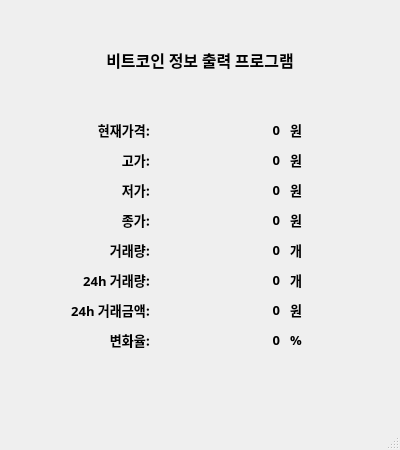
<?xml version="1.0" encoding="UTF-8"?>
<ui version="4.0">
 <class>MainWindow</class>
 <widget class="QMainWindow" name="MainWindow">
  <property name="geometry">
   <rect>
    <x>0</x>
    <y>0</y>
    <width>400</width>
    <height>450</height>
   </rect>
  </property>
  <property name="windowTitle">
   <string>MainWindow</string>
  </property>
  <widget class="QWidget" name="centralwidget">
   <widget class="QLabel" name="label">
    <property name="geometry">
     <rect>
      <x>50</x>
      <y>40</y>
      <width>300</width>
      <height>40</height>
     </rect>
    </property>
    <property name="font">
     <font>
      <family>맑은 고딕 Semilight</family>
      <pointsize>12</pointsize>
      <weight>75</weight>
      <bold>true</bold>
     </font>
    </property>
    <property name="text">
     <string>비트코인 정보 출력 프로그램</string>
    </property>
    <property name="alignment">
     <set>Qt::AlignCenter</set>
    </property>
   </widget>
   <widget class="QLabel" name="label_2">
    <property name="geometry">
     <rect>
      <x>70</x>
      <y>120</y>
      <width>80</width>
      <height>20</height>
     </rect>
    </property>
    <property name="font">
     <font>
      <family>맑은 고딕 Semilight</family>
      <pointsize>10</pointsize>
      <weight>75</weight>
      <bold>true</bold>
     </font>
    </property>
    <property name="text">
     <string>현재가격:</string>
    </property>
    <property name="alignment">
     <set>Qt::AlignRight|Qt::AlignTrailing|Qt::AlignVCenter</set>
    </property>
   </widget>
   <widget class="QLabel" name="trade_price">
    <property name="geometry">
     <rect>
      <x>200</x>
      <y>120</y>
      <width>80</width>
      <height>20</height>
     </rect>
    </property>
    <property name="font">
     <font>
      <family>맑은 고딕 Semilight</family>
      <pointsize>10</pointsize>
      <weight>75</weight>
      <bold>true</bold>
     </font>
    </property>
    <property name="text">
     <string>0</string>
    </property>
    <property name="alignment">
     <set>Qt::AlignRight|Qt::AlignTrailing|Qt::AlignVCenter</set>
    </property>
   </widget>
   <widget class="QLabel" name="label_4">
    <property name="geometry">
     <rect>
      <x>290</x>
      <y>120</y>
      <width>20</width>
      <height>20</height>
     </rect>
    </property>
    <property name="font">
     <font>
      <family>맑은 고딕 Semilight</family>
      <pointsize>10</pointsize>
      <weight>75</weight>
      <bold>true</bold>
     </font>
    </property>
    <property name="text">
     <string>원</string>
    </property>
    <property name="alignment">
     <set>Qt::AlignLeading|Qt::AlignLeft|Qt::AlignVCenter</set>
    </property>
   </widget>
   <widget class="QLabel" name="label_5">
    <property name="geometry">
     <rect>
      <x>70</x>
      <y>150</y>
      <width>80</width>
      <height>20</height>
     </rect>
    </property>
    <property name="font">
     <font>
      <family>맑은 고딕 Semilight</family>
      <pointsize>10</pointsize>
      <weight>75</weight>
      <bold>true</bold>
     </font>
    </property>
    <property name="text">
     <string>고가:</string>
    </property>
    <property name="alignment">
     <set>Qt::AlignRight|Qt::AlignTrailing|Qt::AlignVCenter</set>
    </property>
   </widget>
   <widget class="QLabel" name="label_6">
    <property name="geometry">
     <rect>
      <x>290</x>
      <y>150</y>
      <width>20</width>
      <height>20</height>
     </rect>
    </property>
    <property name="font">
     <font>
      <family>맑은 고딕 Semilight</family>
      <pointsize>10</pointsize>
      <weight>75</weight>
      <bold>true</bold>
     </font>
    </property>
    <property name="text">
     <string>원</string>
    </property>
    <property name="alignment">
     <set>Qt::AlignLeading|Qt::AlignLeft|Qt::AlignVCenter</set>
    </property>
   </widget>
   <widget class="QLabel" name="high_price">
    <property name="geometry">
     <rect>
      <x>200</x>
      <y>150</y>
      <width>80</width>
      <height>20</height>
     </rect>
    </property>
    <property name="font">
     <font>
      <family>맑은 고딕 Semilight</family>
      <pointsize>10</pointsize>
      <weight>75</weight>
      <bold>true</bold>
     </font>
    </property>
    <property name="text">
     <string>0</string>
    </property>
    <property name="alignment">
     <set>Qt::AlignRight|Qt::AlignTrailing|Qt::AlignVCenter</set>
    </property>
   </widget>
   <widget class="QLabel" name="label_8">
    <property name="geometry">
     <rect>
      <x>70</x>
      <y>180</y>
      <width>80</width>
      <height>20</height>
     </rect>
    </property>
    <property name="font">
     <font>
      <family>맑은 고딕 Semilight</family>
      <pointsize>10</pointsize>
      <weight>75</weight>
      <bold>true</bold>
     </font>
    </property>
    <property name="text">
     <string>저가:</string>
    </property>
    <property name="alignment">
     <set>Qt::AlignRight|Qt::AlignTrailing|Qt::AlignVCenter</set>
    </property>
   </widget>
   <widget class="QLabel" name="low_price">
    <property name="geometry">
     <rect>
      <x>200</x>
      <y>180</y>
      <width>80</width>
      <height>20</height>
     </rect>
    </property>
    <property name="font">
     <font>
      <family>맑은 고딕 Semilight</family>
      <pointsize>10</pointsize>
      <weight>75</weight>
      <bold>true</bold>
     </font>
    </property>
    <property name="text">
     <string>0</string>
    </property>
    <property name="alignment">
     <set>Qt::AlignRight|Qt::AlignTrailing|Qt::AlignVCenter</set>
    </property>
   </widget>
   <widget class="QLabel" name="label_10">
    <property name="geometry">
     <rect>
      <x>290</x>
      <y>180</y>
      <width>20</width>
      <height>20</height>
     </rect>
    </property>
    <property name="font">
     <font>
      <family>맑은 고딕 Semilight</family>
      <pointsize>10</pointsize>
      <weight>75</weight>
      <bold>true</bold>
     </font>
    </property>
    <property name="text">
     <string>원</string>
    </property>
    <property name="alignment">
     <set>Qt::AlignLeading|Qt::AlignLeft|Qt::AlignVCenter</set>
    </property>
   </widget>
   <widget class="QLabel" name="closing_price">
    <property name="geometry">
     <rect>
      <x>200</x>
      <y>210</y>
      <width>80</width>
      <height>20</height>
     </rect>
    </property>
    <property name="font">
     <font>
      <family>맑은 고딕 Semilight</family>
      <pointsize>10</pointsize>
      <weight>75</weight>
      <bold>true</bold>
     </font>
    </property>
    <property name="text">
     <string>0</string>
    </property>
    <property name="alignment">
     <set>Qt::AlignRight|Qt::AlignTrailing|Qt::AlignVCenter</set>
    </property>
   </widget>
   <widget class="QLabel" name="label_12">
    <property name="geometry">
     <rect>
      <x>290</x>
      <y>210</y>
      <width>20</width>
      <height>20</height>
     </rect>
    </property>
    <property name="font">
     <font>
      <family>맑은 고딕 Semilight</family>
      <pointsize>10</pointsize>
      <weight>75</weight>
      <bold>true</bold>
     </font>
    </property>
    <property name="text">
     <string>원</string>
    </property>
    <property name="alignment">
     <set>Qt::AlignLeading|Qt::AlignLeft|Qt::AlignVCenter</set>
    </property>
   </widget>
   <widget class="QLabel" name="label_13">
    <property name="geometry">
     <rect>
      <x>70</x>
      <y>210</y>
      <width>80</width>
      <height>20</height>
     </rect>
    </property>
    <property name="font">
     <font>
      <family>맑은 고딕 Semilight</family>
      <pointsize>10</pointsize>
      <weight>75</weight>
      <bold>true</bold>
     </font>
    </property>
    <property name="text">
     <string>종가:</string>
    </property>
    <property name="alignment">
     <set>Qt::AlignRight|Qt::AlignTrailing|Qt::AlignVCenter</set>
    </property>
   </widget>
   <widget class="QLabel" name="trade_volume">
    <property name="geometry">
     <rect>
      <x>200</x>
      <y>240</y>
      <width>80</width>
      <height>20</height>
     </rect>
    </property>
    <property name="font">
     <font>
      <family>맑은 고딕 Semilight</family>
      <pointsize>10</pointsize>
      <weight>75</weight>
      <bold>true</bold>
     </font>
    </property>
    <property name="text">
     <string>0</string>
    </property>
    <property name="alignment">
     <set>Qt::AlignRight|Qt::AlignTrailing|Qt::AlignVCenter</set>
    </property>
   </widget>
   <widget class="QLabel" name="label_15">
    <property name="geometry">
     <rect>
      <x>290</x>
      <y>240</y>
      <width>20</width>
      <height>20</height>
     </rect>
    </property>
    <property name="font">
     <font>
      <family>맑은 고딕 Semilight</family>
      <pointsize>10</pointsize>
      <weight>75</weight>
      <bold>true</bold>
     </font>
    </property>
    <property name="text">
     <string>개</string>
    </property>
    <property name="alignment">
     <set>Qt::AlignLeading|Qt::AlignLeft|Qt::AlignVCenter</set>
    </property>
   </widget>
   <widget class="QLabel" name="label_16">
    <property name="geometry">
     <rect>
      <x>70</x>
      <y>240</y>
      <width>80</width>
      <height>20</height>
     </rect>
    </property>
    <property name="font">
     <font>
      <family>맑은 고딕 Semilight</family>
      <pointsize>10</pointsize>
      <weight>75</weight>
      <bold>true</bold>
     </font>
    </property>
    <property name="text">
     <string>거래량:</string>
    </property>
    <property name="alignment">
     <set>Qt::AlignRight|Qt::AlignTrailing|Qt::AlignVCenter</set>
    </property>
   </widget>
   <widget class="QLabel" name="label_17">
    <property name="geometry">
     <rect>
      <x>70</x>
      <y>270</y>
      <width>80</width>
      <height>20</height>
     </rect>
    </property>
    <property name="font">
     <font>
      <family>맑은 고딕 Semilight</family>
      <pointsize>10</pointsize>
      <weight>75</weight>
      <bold>true</bold>
     </font>
    </property>
    <property name="text">
     <string>24h 거래량:</string>
    </property>
    <property name="alignment">
     <set>Qt::AlignRight|Qt::AlignTrailing|Qt::AlignVCenter</set>
    </property>
   </widget>
   <widget class="QLabel" name="trade_volume_24h">
    <property name="geometry">
     <rect>
      <x>200</x>
      <y>270</y>
      <width>80</width>
      <height>20</height>
     </rect>
    </property>
    <property name="font">
     <font>
      <family>맑은 고딕 Semilight</family>
      <pointsize>10</pointsize>
      <weight>75</weight>
      <bold>true</bold>
     </font>
    </property>
    <property name="text">
     <string>0</string>
    </property>
    <property name="alignment">
     <set>Qt::AlignRight|Qt::AlignTrailing|Qt::AlignVCenter</set>
    </property>
   </widget>
   <widget class="QLabel" name="label_19">
    <property name="geometry">
     <rect>
      <x>290</x>
      <y>270</y>
      <width>20</width>
      <height>20</height>
     </rect>
    </property>
    <property name="font">
     <font>
      <family>맑은 고딕 Semilight</family>
      <pointsize>10</pointsize>
      <weight>75</weight>
      <bold>true</bold>
     </font>
    </property>
    <property name="text">
     <string>개</string>
    </property>
    <property name="alignment">
     <set>Qt::AlignLeading|Qt::AlignLeft|Qt::AlignVCenter</set>
    </property>
   </widget>
   <widget class="QLabel" name="label_20">
    <property name="geometry">
     <rect>
      <x>59</x>
      <y>300</y>
      <width>91</width>
      <height>20</height>
     </rect>
    </property>
    <property name="font">
     <font>
      <family>맑은 고딕 Semilight</family>
      <pointsize>10</pointsize>
      <weight>75</weight>
      <bold>true</bold>
     </font>
    </property>
    <property name="text">
     <string>24h 거래금액:</string>
    </property>
    <property name="alignment">
     <set>Qt::AlignRight|Qt::AlignTrailing|Qt::AlignVCenter</set>
    </property>
   </widget>
   <widget class="QLabel" name="trade_price_24h">
    <property name="geometry">
     <rect>
      <x>200</x>
      <y>300</y>
      <width>80</width>
      <height>20</height>
     </rect>
    </property>
    <property name="font">
     <font>
      <family>맑은 고딕 Semilight</family>
      <pointsize>10</pointsize>
      <weight>75</weight>
      <bold>true</bold>
     </font>
    </property>
    <property name="text">
     <string>0</string>
    </property>
    <property name="alignment">
     <set>Qt::AlignRight|Qt::AlignTrailing|Qt::AlignVCenter</set>
    </property>
   </widget>
   <widget class="QLabel" name="label_22">
    <property name="geometry">
     <rect>
      <x>290</x>
      <y>300</y>
      <width>20</width>
      <height>20</height>
     </rect>
    </property>
    <property name="font">
     <font>
      <family>맑은 고딕 Semilight</family>
      <pointsize>10</pointsize>
      <weight>75</weight>
      <bold>true</bold>
     </font>
    </property>
    <property name="text">
     <string>원</string>
    </property>
    <property name="alignment">
     <set>Qt::AlignLeading|Qt::AlignLeft|Qt::AlignVCenter</set>
    </property>
   </widget>
   <widget class="QLabel" name="label_23">
    <property name="geometry">
     <rect>
      <x>70</x>
      <y>330</y>
      <width>80</width>
      <height>20</height>
     </rect>
    </property>
    <property name="font">
     <font>
      <family>맑은 고딕 Semilight</family>
      <pointsize>10</pointsize>
      <weight>75</weight>
      <bold>true</bold>
     </font>
    </property>
    <property name="text">
     <string>변화율:</string>
    </property>
    <property name="alignment">
     <set>Qt::AlignRight|Qt::AlignTrailing|Qt::AlignVCenter</set>
    </property>
   </widget>
   <widget class="QLabel" name="change_rate">
    <property name="geometry">
     <rect>
      <x>200</x>
      <y>330</y>
      <width>80</width>
      <height>20</height>
     </rect>
    </property>
    <property name="font">
     <font>
      <family>맑은 고딕 Semilight</family>
      <pointsize>10</pointsize>
      <weight>75</weight>
      <bold>true</bold>
     </font>
    </property>
    <property name="text">
     <string>0</string>
    </property>
    <property name="alignment">
     <set>Qt::AlignRight|Qt::AlignTrailing|Qt::AlignVCenter</set>
    </property>
   </widget>
   <widget class="QLabel" name="label_25">
    <property name="geometry">
     <rect>
      <x>290</x>
      <y>330</y>
      <width>20</width>
      <height>20</height>
     </rect>
    </property>
    <property name="font">
     <font>
      <family>맑은 고딕 Semilight</family>
      <pointsize>10</pointsize>
      <weight>75</weight>
      <bold>true</bold>
     </font>
    </property>
    <property name="text">
     <string>%</string>
    </property>
    <property name="alignment">
     <set>Qt::AlignLeading|Qt::AlignLeft|Qt::AlignVCenter</set>
    </property>
   </widget>
  </widget>
  <widget class="QMenuBar" name="menubar">
   <property name="geometry">
    <rect>
     <x>0</x>
     <y>0</y>
     <width>400</width>
     <height>21</height>
    </rect>
   </property>
  </widget>
  <widget class="QStatusBar" name="statusbar"/>
 </widget>
 <resources/>
 <connections/>
</ui>
